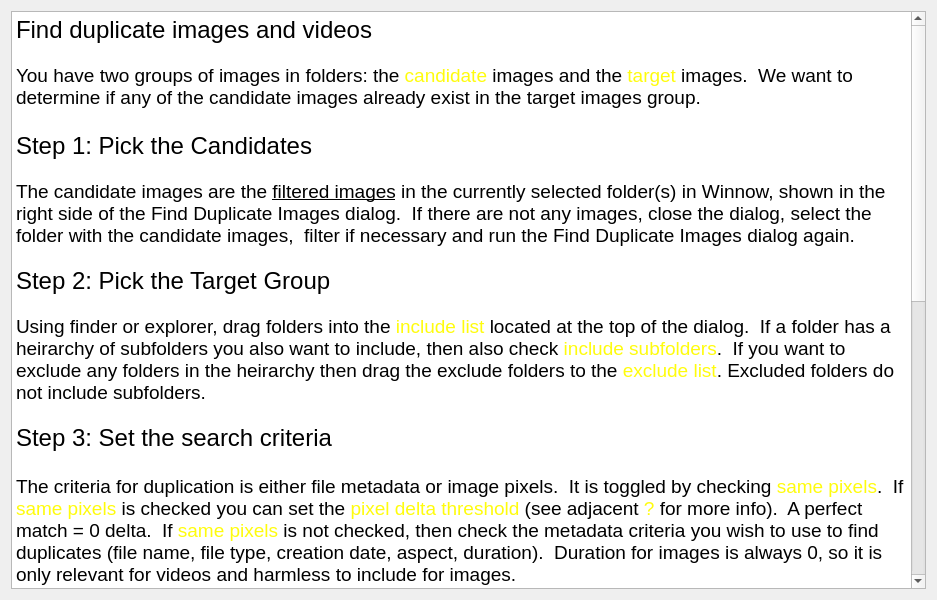
<?xml version="1.0" encoding="UTF-8"?>
<ui version="4.0">
 <class>HelpFindDuplicatesDlg</class>
 <widget class="QDialog" name="HelpFindDuplicatesDlg">
  <property name="geometry">
   <rect>
    <x>0</x>
    <y>0</y>
    <width>937</width>
    <height>600</height>
   </rect>
  </property>
  <property name="windowTitle">
   <string>Dialog</string>
  </property>
  <layout class="QVBoxLayout" name="verticalLayout">
   <item>
    <widget class="QTextBrowser" name="textBrowser">
     <property name="font">
      <font>
       <pointsize>15</pointsize>
      </font>
     </property>
     <property name="html">
      <string>&lt;!DOCTYPE HTML PUBLIC &quot;-//W3C//DTD HTML 4.0//EN&quot; &quot;http://www.w3.org/TR/REC-html40/strict.dtd&quot;&gt;
&lt;html&gt;&lt;head&gt;&lt;meta name=&quot;qrichtext&quot; content=&quot;1&quot; /&gt;&lt;meta charset=&quot;utf-8&quot; /&gt;&lt;style type=&quot;text/css&quot;&gt;
p, li { white-space: pre-wrap; }
hr { height: 1px; border-width: 0; }
li.unchecked::marker { content: &quot;\2610&quot;; }
li.checked::marker { content: &quot;\2612&quot;; }
&lt;/style&gt;&lt;/head&gt;&lt;body style=&quot; font-family:'.AppleSystemUIFont'; font-size:15pt; font-weight:400; font-style:normal;&quot;&gt;
&lt;p style=&quot; margin-top:0px; margin-bottom:0px; margin-left:0px; margin-right:0px; -qt-block-indent:0; text-indent:0px;&quot;&gt;&lt;span style=&quot; font-size:18pt;&quot;&gt;Find duplicate images and videos&lt;/span&gt;&lt;/p&gt;
&lt;p style=&quot;-qt-paragraph-type:empty; margin-top:0px; margin-bottom:0px; margin-left:0px; margin-right:0px; -qt-block-indent:0; text-indent:0px; font-size:13pt;&quot;&gt;&lt;br /&gt;&lt;/p&gt;
&lt;p style=&quot; margin-top:0px; margin-bottom:0px; margin-left:0px; margin-right:0px; -qt-block-indent:0; text-indent:0px;&quot;&gt;&lt;span style=&quot; font-size:14pt;&quot;&gt;You have two groups of images in folders: the &lt;/span&gt;&lt;span style=&quot; font-size:14pt; color:#fffc0d;&quot;&gt;candidate&lt;/span&gt;&lt;span style=&quot; font-size:14pt;&quot;&gt; images and the &lt;/span&gt;&lt;span style=&quot; font-size:14pt; color:#fffc0d;&quot;&gt;target&lt;/span&gt;&lt;span style=&quot; font-size:14pt;&quot;&gt; images.  We want to determine if any of the candidate images already exist in the target images group.&lt;/span&gt;&lt;/p&gt;
&lt;p style=&quot;-qt-paragraph-type:empty; margin-top:0px; margin-bottom:0px; margin-left:0px; margin-right:0px; -qt-block-indent:0; text-indent:0px; font-size:14pt;&quot;&gt;&lt;br /&gt;&lt;/p&gt;
&lt;p style=&quot; margin-top:0px; margin-bottom:0px; margin-left:0px; margin-right:0px; -qt-block-indent:0; text-indent:0px;&quot;&gt;&lt;span style=&quot; font-size:18pt;&quot;&gt;Step 1: Pick the Candidates&lt;/span&gt;&lt;/p&gt;
&lt;p style=&quot;-qt-paragraph-type:empty; margin-top:0px; margin-bottom:0px; margin-left:0px; margin-right:0px; -qt-block-indent:0; text-indent:0px; font-size:13pt;&quot;&gt;&lt;br /&gt;&lt;/p&gt;
&lt;p style=&quot; margin-top:0px; margin-bottom:0px; margin-left:0px; margin-right:0px; -qt-block-indent:0; text-indent:0px;&quot;&gt;&lt;span style=&quot; font-size:14pt;&quot;&gt;The candidate images are the &lt;/span&gt;&lt;span style=&quot; font-size:14pt; text-decoration: underline;&quot;&gt;filtered images&lt;/span&gt;&lt;span style=&quot; font-size:14pt;&quot;&gt; in the currently selected folder(s) in Winnow, shown in the right side of the Find Duplicate Images dialog.  If there are not any images, close the dialog, select the folder with the candidate images,  filter if necessary and run the Find Duplicate Images dialog again.&lt;/span&gt;&lt;/p&gt;
&lt;p style=&quot;-qt-paragraph-type:empty; margin-top:0px; margin-bottom:0px; margin-left:0px; margin-right:0px; -qt-block-indent:0; text-indent:0px; font-size:13pt;&quot;&gt;&lt;br /&gt;&lt;/p&gt;
&lt;p style=&quot; margin-top:0px; margin-bottom:0px; margin-left:0px; margin-right:0px; -qt-block-indent:0; text-indent:0px;&quot;&gt;&lt;span style=&quot; font-size:18pt;&quot;&gt;Step 2: Pick the Target Group&lt;/span&gt;&lt;span style=&quot; font-size:13pt;&quot;&gt; &lt;/span&gt;&lt;/p&gt;
&lt;p style=&quot;-qt-paragraph-type:empty; margin-top:0px; margin-bottom:0px; margin-left:0px; margin-right:0px; -qt-block-indent:0; text-indent:0px; font-size:13pt;&quot;&gt;&lt;br /&gt;&lt;/p&gt;
&lt;p style=&quot; margin-top:0px; margin-bottom:0px; margin-left:0px; margin-right:0px; -qt-block-indent:0; text-indent:0px;&quot;&gt;&lt;span style=&quot; font-size:14pt;&quot;&gt;Using finder or explorer, drag folders into the &lt;/span&gt;&lt;span style=&quot; font-size:14pt; color:#fffc0d;&quot;&gt;include list&lt;/span&gt;&lt;span style=&quot; font-size:14pt;&quot;&gt; located at the top of the dialog.  If a folder has a heirarchy of subfolders you also want to include, then also check &lt;/span&gt;&lt;span style=&quot; font-size:14pt; color:#fffc0d;&quot;&gt;include subfolders&lt;/span&gt;&lt;span style=&quot; font-size:14pt;&quot;&gt;.  If you want to exclude any folders in the heirarchy then drag the exclude folders to the &lt;/span&gt;&lt;span style=&quot; font-size:14pt; color:#fffc0d;&quot;&gt;exclude list&lt;/span&gt;&lt;span style=&quot; font-size:14pt;&quot;&gt;. Excluded folders do not include subfolders.&lt;/span&gt;&lt;/p&gt;
&lt;p style=&quot;-qt-paragraph-type:empty; margin-top:0px; margin-bottom:0px; margin-left:0px; margin-right:0px; -qt-block-indent:0; text-indent:0px; font-size:13pt;&quot;&gt;&lt;br /&gt;&lt;/p&gt;
&lt;p style=&quot; margin-top:0px; margin-bottom:0px; margin-left:0px; margin-right:0px; -qt-block-indent:0; text-indent:0px;&quot;&gt;&lt;span style=&quot; font-size:18pt;&quot;&gt;Step 3: Set the search criteria&lt;/span&gt;&lt;span style=&quot; font-size:13pt;&quot;&gt;&lt;br /&gt;&lt;br /&gt;&lt;/span&gt;&lt;span style=&quot; font-size:14pt;&quot;&gt;The criteria for duplication is either file metadata or image pixels.  It is toggled by checking &lt;/span&gt;&lt;span style=&quot; font-size:14pt; color:#fffc0d;&quot;&gt;same pixels&lt;/span&gt;&lt;span style=&quot; font-size:14pt;&quot;&gt;.  If &lt;/span&gt;&lt;span style=&quot; font-size:14pt; color:#fffc0d;&quot;&gt;same pixels&lt;/span&gt;&lt;span style=&quot; font-size:14pt;&quot;&gt; is checked you can set the &lt;/span&gt;&lt;span style=&quot; font-size:14pt; color:#fffc0d;&quot;&gt;pixel delta threshold&lt;/span&gt;&lt;span style=&quot; font-size:14pt;&quot;&gt; (see adjacent &lt;/span&gt;&lt;span style=&quot; font-size:14pt; color:#fffc0d;&quot;&gt;?&lt;/span&gt;&lt;span style=&quot; font-size:14pt;&quot;&gt; for more info).  A perfect match = 0 delta.  If &lt;/span&gt;&lt;span style=&quot; font-size:14pt; color:#fffc0d;&quot;&gt;same pixels&lt;/span&gt;&lt;span style=&quot; font-size:14pt;&quot;&gt; is not checked, then check the metadata criteria you wish to use to find duplicates (file name, file type, creation date, aspect, duration).  Duration for images is always 0, so it is only relevant for videos and harmless to include for images.&lt;/span&gt;&lt;/p&gt;
&lt;p style=&quot;-qt-paragraph-type:empty; margin-top:0px; margin-bottom:0px; margin-left:0px; margin-right:0px; -qt-block-indent:0; text-indent:0px; font-size:13pt;&quot;&gt;&lt;br /&gt;&lt;/p&gt;
&lt;p style=&quot; margin-top:0px; margin-bottom:0px; margin-left:0px; margin-right:0px; -qt-block-indent:0; text-indent:0px;&quot;&gt;&lt;span style=&quot; font-size:18pt;&quot;&gt;Step 4: Search for duplicates&lt;/span&gt;&lt;span style=&quot; font-size:13pt;&quot;&gt;&lt;br /&gt;&lt;br /&gt;&lt;/span&gt;&lt;span style=&quot; font-size:14pt;&quot;&gt;Click the &lt;/span&gt;&lt;span style=&quot; font-size:14pt; color:#fffc0d;&quot;&gt;Find Duplicates&lt;/span&gt;&lt;span style=&quot; font-size:14pt;&quot;&gt; button.  When the search is completed, duplicate images will be checked in the &lt;/span&gt;&lt;span style=&quot; font-size:14pt; color:#fffc0d;&quot;&gt;candidate images list &lt;/span&gt;&lt;span style=&quot; font-size:14pt;&quot;&gt;on the right.&lt;/span&gt;&lt;/p&gt;
&lt;p style=&quot;-qt-paragraph-type:empty; margin-top:0px; margin-bottom:0px; margin-left:0px; margin-right:0px; -qt-block-indent:0; text-indent:0px; font-size:13pt;&quot;&gt;&lt;br /&gt;&lt;/p&gt;
&lt;p style=&quot; margin-top:0px; margin-bottom:0px; margin-left:0px; margin-right:0px; -qt-block-indent:0; text-indent:0px;&quot;&gt;&lt;span style=&quot; font-size:18pt;&quot;&gt;Step 5: Confirm duplicates&lt;/span&gt;&lt;/p&gt;
&lt;p style=&quot;-qt-paragraph-type:empty; margin-top:0px; margin-bottom:0px; margin-left:0px; margin-right:0px; -qt-block-indent:0; text-indent:0px; font-size:13pt;&quot;&gt;&lt;br /&gt;&lt;/p&gt;
&lt;p style=&quot; margin-top:0px; margin-bottom:0px; margin-left:0px; margin-right:0px; -qt-block-indent:0; text-indent:0px;&quot;&gt;&lt;span style=&quot; font-size:14pt;&quot;&gt;The &lt;/span&gt;&lt;span style=&quot; font-size:14pt; color:#fffc0d;&quot;&gt;candidate Images list&lt;/span&gt;&lt;span style=&quot; font-size:14pt;&quot;&gt; (right side of dialog) shows the number of duplicates found, and if the criteria = &lt;/span&gt;&lt;span style=&quot; font-size:14pt; color:#fffc0d;&quot;&gt;same pixels&lt;/span&gt;&lt;span style=&quot; font-size:14pt;&quot;&gt;, the &lt;/span&gt;&lt;span style=&quot; font-size:14pt; color:#fffc0d;&quot;&gt;pixel delta&lt;/span&gt;&lt;span style=&quot; font-size:14pt;&quot;&gt; is also shown.  If you select an image in the &lt;/span&gt;&lt;span style=&quot; font-size:14pt; color:#fffc0d;&quot;&gt;candidate Images list,&lt;/span&gt;&lt;span style=&quot; font-size:14pt;&quot;&gt; the &lt;/span&gt;&lt;span style=&quot; font-size:14pt; color:#fffc0d;&quot;&gt;compare images box&lt;/span&gt;&lt;span style=&quot; font-size:14pt;&quot;&gt; will show the candidate and matching target image(s).  You can use this to confirm duplicates.  If it is not a duplicate then uncheck the image in the Candidate Images list.&lt;/span&gt;&lt;/p&gt;
&lt;p style=&quot;-qt-paragraph-type:empty; margin-top:0px; margin-bottom:0px; margin-left:0px; margin-right:0px; -qt-block-indent:0; text-indent:0px; font-size:13pt;&quot;&gt;&lt;br /&gt;&lt;/p&gt;
&lt;p style=&quot; margin-top:0px; margin-bottom:0px; margin-left:0px; margin-right:0px; -qt-block-indent:0; text-indent:0px;&quot;&gt;&lt;span style=&quot; font-size:14pt;&quot;&gt;Use the &lt;/span&gt;&lt;span style=&quot; font-size:14pt; color:#fffc0d;&quot;&gt;Report&lt;/span&gt;&lt;span style=&quot; font-size:14pt;&quot;&gt; button to see a detailed comparison of the candidate and matching target images, including the metadata or pixel deltas.  If you want to include all the non-matches, press &lt;/span&gt;&lt;span style=&quot; font-size:14pt; color:#fffc0d;&quot;&gt;alt/option&lt;/span&gt;&lt;span style=&quot; font-size:14pt;&quot;&gt; and &lt;/span&gt;&lt;span style=&quot; font-size:14pt; color:#fffc0d;&quot;&gt;Report&lt;/span&gt;&lt;span style=&quot; font-size:14pt;&quot;&gt;.&lt;/span&gt;&lt;/p&gt;
&lt;p style=&quot;-qt-paragraph-type:empty; margin-top:0px; margin-bottom:0px; margin-left:0px; margin-right:0px; -qt-block-indent:0; text-indent:0px; font-size:14pt;&quot;&gt;&lt;br /&gt;&lt;/p&gt;
&lt;p style=&quot; margin-top:0px; margin-bottom:0px; margin-left:0px; margin-right:0px; -qt-block-indent:0; text-indent:0px;&quot;&gt;&lt;span style=&quot; font-size:14pt;&quot;&gt;If you are getting false matches, this might be due to identical creation times for multiple images taken in rapid succession, and the camera did not include millisecond time information.  In this case you should use the same pixels criteria.&lt;/span&gt;&lt;/p&gt;
&lt;p style=&quot;-qt-paragraph-type:empty; margin-top:0px; margin-bottom:0px; margin-left:0px; margin-right:0px; -qt-block-indent:0; text-indent:0px; font-size:14pt;&quot;&gt;&lt;br /&gt;&lt;/p&gt;
&lt;p style=&quot; margin-top:0px; margin-bottom:0px; margin-left:0px; margin-right:0px; -qt-block-indent:0; text-indent:0px;&quot;&gt;&lt;span style=&quot; font-size:18pt;&quot;&gt;Step 6: Do Something with the Duplicates&lt;/span&gt;&lt;/p&gt;
&lt;p style=&quot;-qt-paragraph-type:empty; margin-top:0px; margin-bottom:0px; margin-left:0px; margin-right:0px; -qt-block-indent:0; text-indent:0px; font-size:13pt;&quot;&gt;&lt;br /&gt;&lt;/p&gt;
&lt;p style=&quot; margin-top:0px; margin-bottom:0px; margin-left:0px; margin-right:0px; -qt-block-indent:0; text-indent:0px;&quot;&gt;&lt;span style=&quot; font-size:14pt;&quot;&gt;Click the &lt;/span&gt;&lt;span style=&quot; font-size:14pt; color:#fffc0d;&quot;&gt;Done&lt;/span&gt;&lt;span style=&quot; font-size:14pt;&quot;&gt; button.  In Winnow, the&lt;/span&gt;&lt;span style=&quot; font-size:14pt; color:#fffc0d;&quot;&gt; filter panel&lt;/span&gt;&lt;span style=&quot; font-size:14pt;&quot;&gt; will now contain a &lt;/span&gt;&lt;span style=&quot; font-size:14pt; color:#fffc0d;&quot;&gt;Duplicates found&lt;/span&gt;&lt;span style=&quot; font-size:14pt;&quot;&gt; category.  If you filter on the true items you can then delete, copy or move the images.&lt;/span&gt;&lt;/p&gt;&lt;/body&gt;&lt;/html&gt;</string>
     </property>
    </widget>
   </item>
  </layout>
 </widget>
 <resources/>
 <connections/>
</ui>
